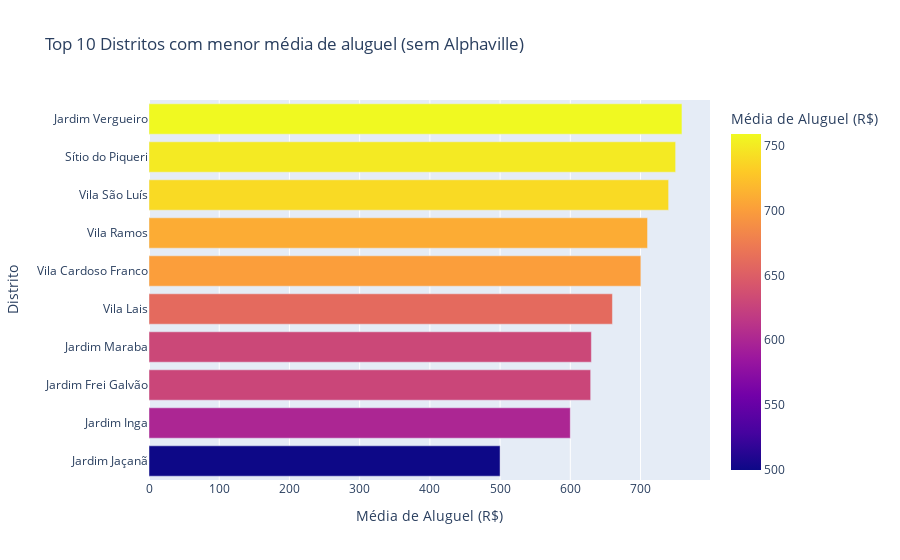

Notebook cell for this chart:
### Markdown cell above
Antes de seguir para olhar os imóveis do top 10, vamos olhar os "bottom 10", o top 10 dos mais baratos:

### Code cell
bottom_distritos_rent = distritos_rent.sort_values("rent", ascending=True)[:10]
bottom_distritos_rent = bottom_distritos_rent.sort_values("rent", ascending=False)
bottom_distritos_rent.columns = ["Distrito", "Média de Aluguel"]

fig = px.bar(bottom_distritos_rent,
             y="Distrito",
             x="Média de Aluguel",
             orientation='h',
             title="Top 10 Distritos com menor média de aluguel (sem Alphaville)",
             labels={"Média de Aluguel":"Média de Aluguel (R$)", "Distrito":"Distrito"},
             color="Média de Aluguel")

fig.update_yaxes(autorange="reversed")

fig.write_image("../data/plotly-imgs/top10_distritos_menor_aluguel.jpg")
fig.show()

### Figure 1 — Plotly figure (JSON) as saved in the notebook; plotly's stock layout.template omitted (floating-point values rounded to 4 significant figures)
{"data": [{"alignmentgroup": "True", "hovertemplate": "Média de Aluguel (R$)=%{marker.color}<br>Distrito=%{y}<extra></extra>", "legendgroup": "", "marker": {"color": [759, 750, 740, 710, 700.5, 660, 630, 629, 600, 500], "coloraxis": "coloraxis", "pattern": {"shape": ""}}, "name": "", "offsetgroup": "", "orientation": "h", "showlegend": false, "textposition": "auto", "type": "bar", "x": [759, 750, 740, 710, 700.5, 660, 630, 629, 600, 500], "xaxis": "x", "y": ["Jardim Vergueiro", "Sítio do Piqueri", "Vila São Luís", "Vila Ramos", "Vila Cardoso Franco", "Vila Lais", "Jardim Maraba", "Jardim Frei Galvão", "Jardim Inga", "Jardim Jaçanã"], "yaxis": "y"}], "layout": {"barmode": "relative", "coloraxis": {"colorbar": {"title": {"text": "Média de Aluguel (R$)"}}, "colorscale": [[0, "#0d0887"], [0.1111, "#46039f"], [0.2222, "#7201a8"], [0.3333, "#9c179e"], [0.4444, "#bd3786"], [0.5556, "#d8576b"], [0.6667, "#ed7953"], [0.7778, "#fb9f3a"], [0.8889, "#fdca26"], [1, "#f0f921"]]}, "legend": {"tracegroupgap": 0}, "title": {"text": "Top 10 Distritos com menor média de aluguel (sem Alphaville)"}, "xaxis": {"anchor": "y", "domain": [0, 1], "title": {"text": "Média de Aluguel (R$)"}}, "yaxis": {"anchor": "x", "autorange": "reversed", "domain": [0, 1], "title": {"text": "Distrito"}}}}
